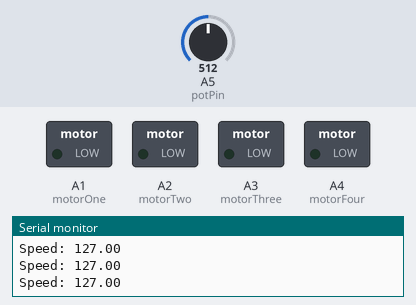
The sketch below on a simulated Arduino Uno, built with avr-gcc and run on an emulated ATmega328P. Parts: switched loads named in the sketch (green lamp = pin HIGH), the last lines printed to the serial monitor. Inputs (shaded band) come from the test bench; at power-on: A5 (potPin) = 512.

Above: at 1.2 s.
1.3 s: A5 (potPin) set to 522
At 2.6 s:
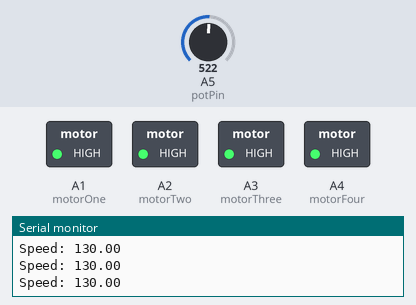
2.9 s: A5 (potPin) set to 511
At 4.2 s:
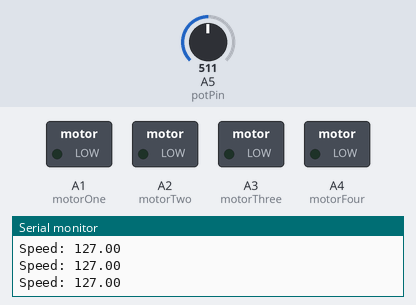
4.5 s: A5 (potPin) set to 716
At 5.7 s:
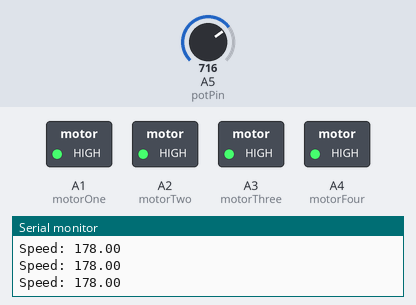
Timing chart, 0 to 7.5 s (numbered marks = the images above; inputs shaded):
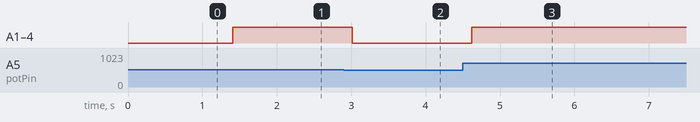

Measured:
- the behaviour switches between 513 and 514 on A5 (potPin) (found by bisection; images 0 and 1)
- after the input at 1.3 s, A1 (motorOne), A2 (motorTwo), A3 (motorThree), A4 (motorFour): LOW → HIGH after 0.11 s
- after the input at 2.9 s, A1 (motorOne), A2 (motorTwo), A3 (motorThree), A4 (motorFour): HIGH → LOW after 0.11 s
- after the input at 4.5 s, A1 (motorOne), A2 (motorTwo), A3 (motorThree), A4 (motorFour): LOW → HIGH after 0.12 s

The sketch:

simpleMotorcontrol.ino
```cpp
const int motorOne = A1;
const int motorTwo = A2;
const int motorThree = A3;
const int motorFour = A4;
const int potPin = A5;
double potVal;

void setup() {
  Serial.begin(9600);
}

void loop() {
  potVal = map(analogRead(potPin), 0, 1023, 0, 255);
  Serial.print("Speed: ");
  Serial.println(potVal);
  Serial.println("");
  analogWrite(motorOne, potVal);
  analogWrite(motorTwo, potVal);
  analogWrite(motorThree, potVal);
  analogWrite(motorFour, potVal);
  delay(200);
}
```
